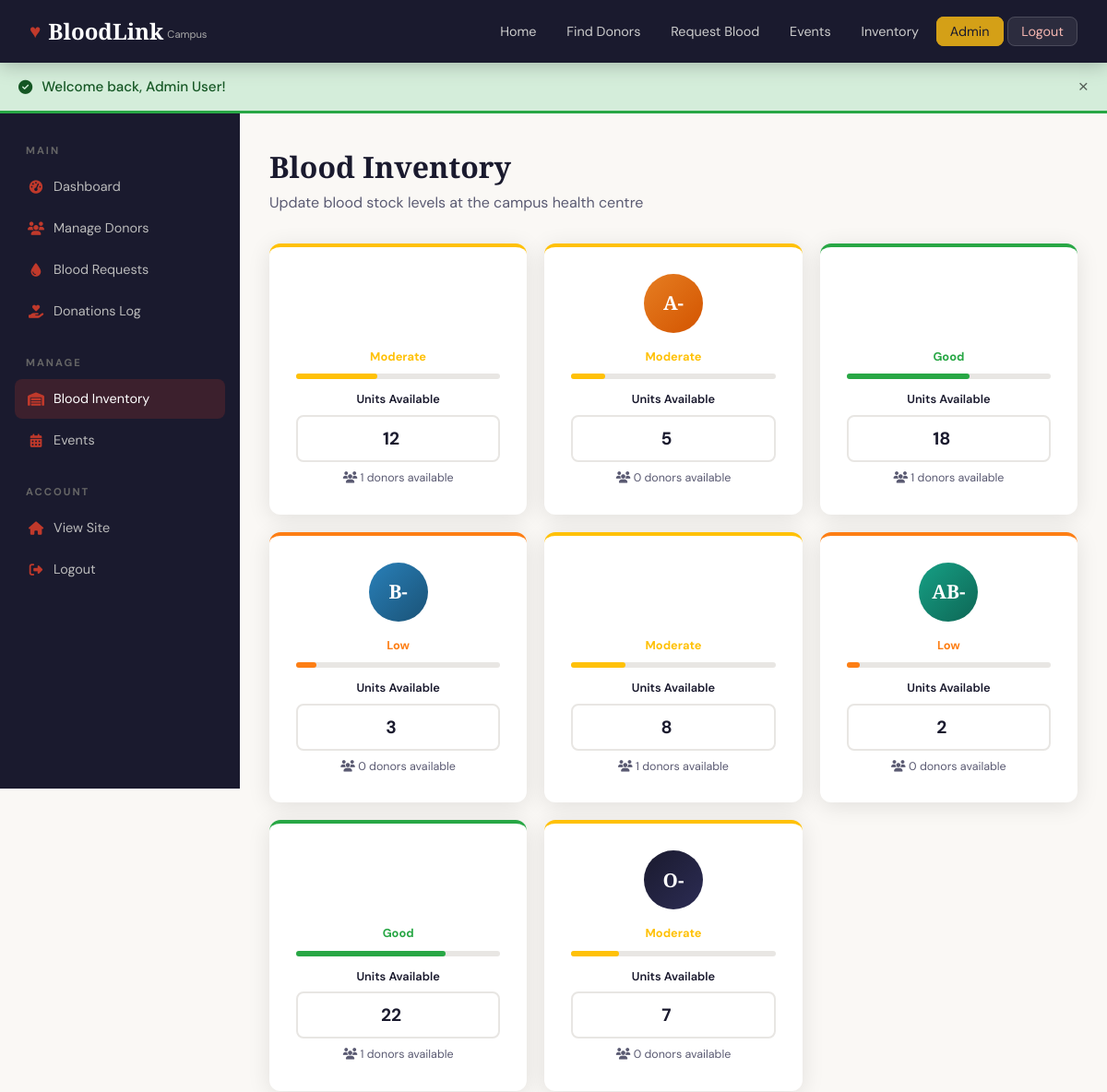
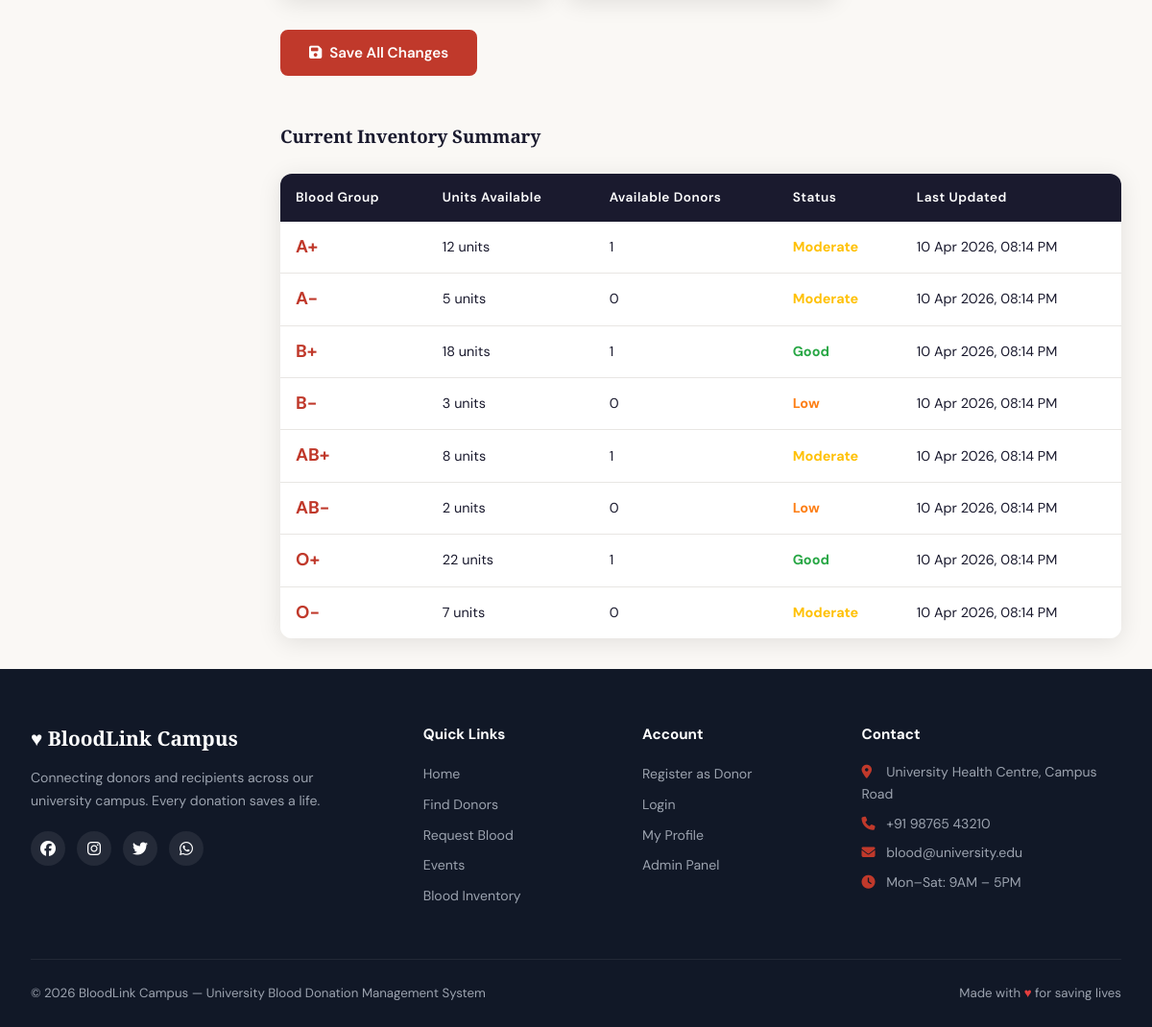
The page /admin/inventory.php (signed in) on the database its author committed (2 pictures, top to bottom).
### tables this page shows
CREATE TABLE IF NOT EXISTS blood_inventory (
    id INT AUTO_INCREMENT PRIMARY KEY,
    blood_group ENUM('A+','A-','B+','B-','AB+','AB-','O+','O-') NOT NULL UNIQUE,
    units_available INT DEFAULT 0,
    updated_at TIMESTAMP DEFAULT CURRENT_TIMESTAMP ON UPDATE CURRENT_TIMESTAMP
);

### admin/inventory.php (the view, shortened to what this page needs)
<?php
$db = getDB();
$inventory = $db->query("SELECT bi.*, COUNT(u.id) as donors FROM blood_inventory bi LEFT JOIN users u ON u.blood_group=bi.blood_group AND u.role='donor' AND u.is_available=1 GROUP BY bi.blood_group ORDER BY bi.blood_group");
$inv_data = [];
while ($row = $inventory->fetch_assoc()) $inv_data[] = $row;
include '../includes/header.php';
?>
<div class="admin-layout">
    <aside class="sidebar">
        <div class="sidebar-section">
            <h4>Main</h4>
            <a href="/admin/dashboard.php"><i class="fas fa-tachometer-alt"></i> Dashboard</a>
            <a href="/admin/donors.php"><i class="fas fa-users"></i> Manage Donors</a>
            <a href="/admin/requests.php"><i class="fas fa-tint"></i> Blood Requests</a>
            <a href="/admin/donations.php"><i class="fas fa-hand-holding-heart"></i> Donations Log</a>
        </div>
        <div class="sidebar-section">
            <h4>Manage</h4>
            <a href="/admin/inventory.php" class="active"><i class="fas fa-warehouse"></i> Blood Inventory</a>
            <a href="/admin/events.php"><i class="fas fa-calendar-alt"></i> Events</a>
        </div>
        <div class="sidebar-section">
            <h4>Account</h4>
            <a href="/index.php"><i class="fas fa-home"></i> View Site</a>
            <a href="/logout.php"><i class="fas fa-sign-out-alt"></i> Logout</a>
        </div>
    </aside>
    <div class="admin-content">
        <div style="margin-bottom:2rem">
            <h1 style="font-family:var(--font-display);font-size:2rem">Blood Inventory</h1>
            <p style="color:var(--gray)">Update blood stock levels at the campus health centre</p>
        </div>
        <form method="POST">
            <div class="grid-4" style="margin-bottom:2rem">
                <?php foreach ($inv_data as $inv):
                    $bg_class = 'blood-' . str_replace(['+','-'], ['-pos','-neg'], $inv['blood_group']);
                    if ($inv['units_available'] === 0) { $status = 'Critical'; $sc = '#dc3545'; }
                    elseif ($inv['units_available'] < 5) { $status = 'Low'; $sc = '#fd7e14'; }
                    elseif ($inv['units_available'] < 15) { $status = 'Moderate'; $sc = '#ffc107'; }
                    else { $status = 'Good'; $sc = '#28a745'; }
                    $pct = min(100, ($inv['units_available'] / 30) * 100);
                ?>
                <div class="card" style="border-top:4px solid <?php echo $sc; ?>">
                    <div class="card-body" style="text-align:center">
                        <div class="donor-avatar <?php echo $bg_class; ?>" style="width:64px;height:64px;font-size:1.3rem;font-weight:900;margin:0 auto 1rem">
                            <?php echo $inv['blood_group']; ?>
                        </div>
                        <div style="font-size:0.8rem;font-weight:700;color:<?php echo $sc; ?>;margin-bottom:8px"><?php echo $status; ?></div>
                        <div style="height:6px;background:var(--gray-light);border-radius:3px;margin-bottom:12px">
                            <div style="height:100%;width:<?php echo $pct; ?>%;background:<?php echo $sc; ?>;border-radius:3px"></div>
                        </div>
                        <div class="form-group" style="margin:0">
                            <label style="font-size:0.8rem">Units Available</label>
                            <input type="number" name="units[<?php echo $inv['blood_group']; ?>]" class="form-control" value="<?php echo $inv['units_available']; ?>" min="0" max="999" style="text-align:center;font-size:1.2rem;font-weight:700">
                        </div>
                        <div style="font-size:0.78rem;color:var(--gray);margin-top:8px">
                            <i class="fas fa-users"></i> <?php echo $inv['donors']; ?> donors available
                        </div>
                    </div>
                </div>
                <?php endforeach; ?>
            </div>
            <button type="submit" class="btn btn-primary"><i class="fas fa-save"></i> Save All Changes</button>
        </form>
        <div style="margin-top:3rem">
            <h3 style="font-family:var(--font-display);margin-bottom:1.5rem">Current Inventory Summary</h3>
            <div class="table-wrap">
                <table>
                    <thead>
                        <tr><th>Blood Group</th><th>Units Available</th><th>Available Donors</th><th>Status</th><th>Last Updated</th></tr>
                    </thead>
                    <tbody>
                        <?php foreach ($inv_data as $inv):
                            if ($inv['units_available'] === 0) { $status = 'Critical'; $sc = '#dc3545'; }
                            elseif ($inv['units_available'] < 5) { $status = 'Low'; $sc = '#fd7e14'; }
                            elseif ($inv['units_available'] < 15) { $status = 'Moderate'; $sc = '#ffc107'; }
                            else { $status = 'Good'; $sc = '#28a745'; }
                        ?>
                        <tr>
                            <td><strong style="color:var(--red);font-size:1.15rem"><?php echo $inv['blood_group']; ?></strong></td>
                            <td><?php echo $inv['units_available']; ?> units</td>
                            <td><?php echo $inv['donors']; ?></td>
                            <td><span style="font-weight:700;color:<?php echo $sc; ?>"><?php echo $status; ?></span></td>
                            <td><?php echo date('d M Y, h:i A', strtotime($inv['updated_at'])); ?></td>
                        </tr>
                        <?php endforeach; ?>
                    </tbody>
                </table>
            </div>
        </div>
    </div>
</div>
<?php include '../includes/footer.php'; ?>

### assets/css/style.css (style rules this page uses)
:root { --red: #c0392b; --red-dark: #922b21; --red-light: #f5b7b1; --red-pale: #fdf2f2; --gold: #d4a017; --ivory: #faf8f5; --charcoal: #1a1a2e; --gray: #5a5a72; --gray-light: #e8e6e3; --white: #ffffff; --shadow: 0 4px 24px rgba(0,0,0,0.10); --shadow-lg: 0 12px 40px rgba(192,57,43,0.15); --radius: 12px; --font-display: 'Playfair Display', Georgia, serif; --font-body: 'DM Sans', sans-serif; --transition: 0.3s cubic-bezier(0.4, 0, 0.2, 1); }
* { margin: 0; padding: 0; box-sizing: border-box; }
body { font-family: var(--font-body); background: var(--ivory); color: var(--charcoal); line-height: 1.6; min-height: 100vh; }
.btn { display: inline-flex; align-items: center; gap: 8px; padding: 12px 28px; border-radius: 8px; font-family: var(--font-body); font-size: 0.95rem; font-weight: 600; text-decoration: none; cursor: pointer; border: 2px solid transparent; transition: var(--transition); }
.btn-primary { background: var(--red); color: var(--white); border-color: var(--red); }
.card { background: var(--white); border-radius: var(--radius); box-shadow: var(--shadow); overflow: hidden; transition: var(--transition); }
.card-body { padding: 1.8rem; }
.grid-4 { display: grid; grid-template-columns: repeat(auto-fit, minmax(220px, 1fr)); gap: 1.2rem; }
.donor-avatar { width: 80px; height: 80px; border-radius: 50%; margin: 0 auto 1rem; display: flex; align-items: center; justify-content: center; font-family: var(--font-display); font-size: 2rem; font-weight: 900; color: var(--white); }
.blood-A-neg { background: linear-gradient(135deg, #e67e22, #d35400); }
.blood-B-neg { background: linear-gradient(135deg, #2980b9, #1a5276); }
.blood-AB-neg { background: linear-gradient(135deg, #16a085, #0e6655); }
.blood-O-neg { background: linear-gradient(135deg, #1a1a2e, #2c2c54); }
.form-group { margin-bottom: 1.3rem; }
.form-group label { display: block; font-size: 0.88rem; font-weight: 600; color: var(--charcoal); margin-bottom: 6px; }
.form-control { width: 100%; padding: 11px 16px; border: 2px solid var(--gray-light); border-radius: 8px; font-family: var(--font-body); font-size: 0.95rem; background: var(--white); color: var(--charcoal); transition: var(--transition); outline: none; }
.table-wrap { overflow-x: auto; border-radius: var(--radius); box-shadow: var(--shadow); }
table { width: 100%; border-collapse: collapse; background: var(--white); }
thead { background: var(--charcoal); color: var(--white); }
th { padding: 14px 16px; text-align: left; font-size: 0.85rem; letter-spacing: 0.5px; font-weight: 600; }
td { padding: 12px 16px; border-bottom: 1px solid var(--gray-light); font-size: 0.9rem; vertical-align: middle; }
tr:last-child td { border-bottom: none; }
.admin-layout { display: flex; min-height: calc(100vh - 68px); }
.sidebar { width: 260px; background: var(--charcoal); padding: 2rem 0; flex-shrink: 0; position: sticky; top: 68px; height: calc(100vh - 68px); overflow-y: auto; }
.sidebar-section { padding: 0 1rem 1.5rem; }
.sidebar-section h4 { color: #666; font-size: 0.7rem; text-transform: uppercase; letter-spacing: 2px; padding: 0 0.75rem; margin-bottom: 0.5rem; }
.sidebar a { display: flex; align-items: center; gap: 10px; padding: 10px 14px; border-radius: 8px; margin: 2px 0; color: #bbb; text-decoration: none; font-size: 0.9rem; transition: var(--transition); }
.sidebar a:hover, .sidebar a.active { background: rgba(192,57,43,0.2); color: var(--white); }
.sidebar a i { width: 18px; text-align: center; color: var(--red); }
.admin-content { flex: 1; padding: 2rem; overflow-x: hidden; }

### rows shown on the page
blood_inventory: units_available "Moderate", units_available "12", donors "1", blood_group "A+", updated_at "10 Apr 2026, 08:14 PM"
blood_inventory: blood_group "A-", units_available "Moderate", units_available "5", donors "0", updated_at "10 Apr 2026, 08:14 PM"
blood_inventory: units_available "Good", units_available "18", donors "1", blood_group "B+", updated_at "10 Apr 2026, 08:14 PM"
blood_inventory: blood_group "B-", units_available "Low", units_available "3", donors "0", updated_at "10 Apr 2026, 08:14 PM"
blood_inventory: units_available "Moderate", units_available "8", donors "1", blood_group "AB+", updated_at "10 Apr 2026, 08:14 PM"
blood_inventory: blood_group "AB-", units_available "Low", units_available "2", donors "0", updated_at "10 Apr 2026, 08:14 PM"
blood_inventory: units_available "Good", units_available "22", donors "1", blood_group "O+", updated_at "10 Apr 2026, 08:14 PM"
blood_inventory: blood_group "O-", units_available "Moderate", units_available "7", donors "0", updated_at "10 Apr 2026, 08:14 PM"

### other values the page prints
$flash['message'] "Welcome back, Admin User!"
